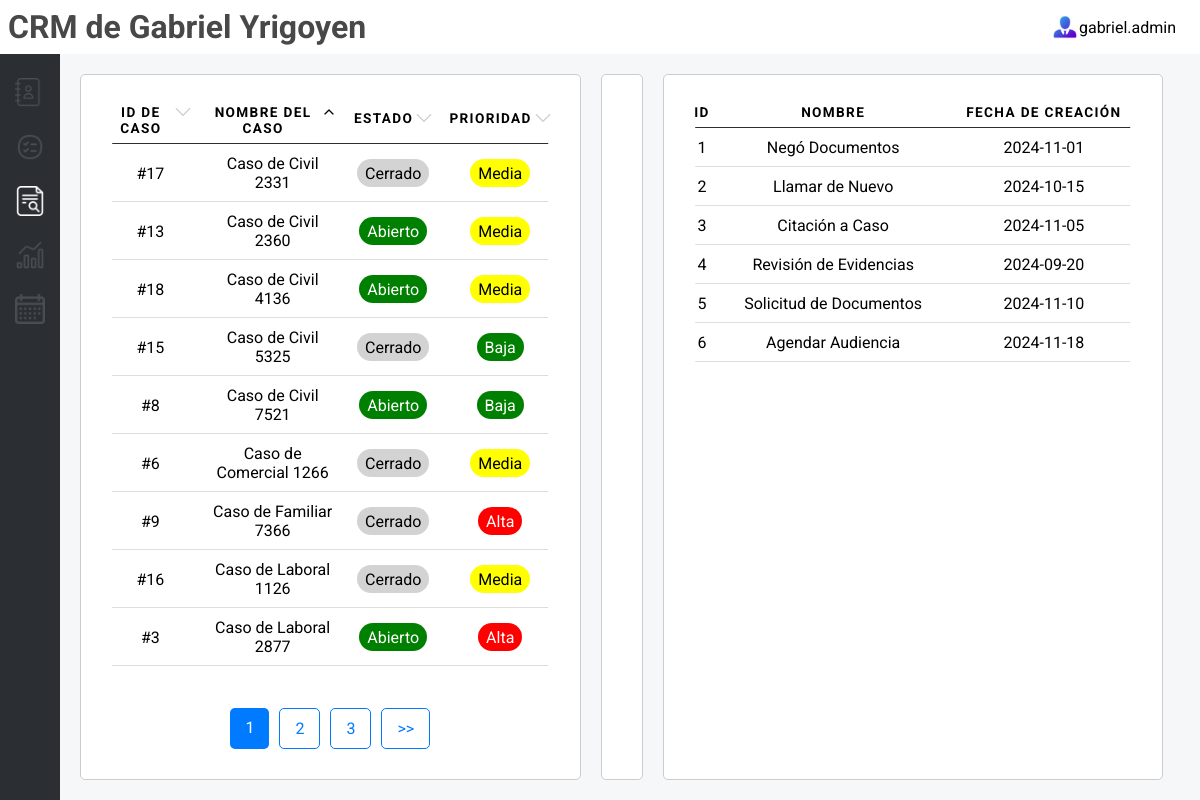
The app's page /cases with its own data.
### tables this page shows
CREATE TABLE casos (
    id INTEGER PRIMARY KEY AUTOINCREMENT,
    id_cliente INTEGER NOT NULL,
    nombre_caso TEXT NOT NULL,
    tipo_caso TEXT NOT NULL,
    estado BOOLEAN NOT NULL DEFAULT 1, -- 1: Abierto, 0: Cerrado
    prioridad INTEGER NOT NULL DEFAULT 2, -- 1: Alta, 2: Media, 3: Baja
    id_abogado INTEGER,
    id_asistente INTEGER,
    fecha_creacion TEXT NOT NULL,
    fecha_deadline TEXT NOT NULL,
    id_documentos INTEGER,
    FOREIGN KEY (id_cliente) REFERENCES clientes (id),
    FOREIGN KEY (id_abogado) REFERENCES abogados (id),
    FOREIGN KEY (id_asistente) REFERENCES asistentes (id)
    );

### app.py (the view)
@app.route('/cases', defaults={'page': 1, 'order_by': 'nombre_caso', 'order_direction': 'asc'})
@app.route('/cases/page/<int:page>/<order_by>/<order_direction>')
def cases(page, order_by, order_direction):
    message = "Casos"
    per_page = 9  # Número de registros por página
    offset = (page - 1) * per_page  # Calcular el desplazamiento para la paginación
    casos = get_records('casos', order_by=order_by, order_direction=order_direction, limit=per_page, offset=offset)
    total_records = get_total_records('casos')
    total_pages = (total_records + per_page - 1) // per_page  # Redondeo hacia arriba
    return render_template(
        "cases.html",
        casos=casos,
        current_page=page,
        total_pages=total_pages,
        message=message,
        order_by=order_by,
        order_direction=order_direction
    )

### db_connection.py (called while the page is built)
def conectar():
    try:
        print("Conexión exitosa a la base de datos")
        return sqlite3.connect('crm_law_firm.db')
    except sqlite3.Error as e:
        print(f"Error al conectar a la base de datos: {e}")
        return None

def get_total_records(table_name):
    conn = conectar()
    cursor = conn.cursor()
    query = f"SELECT COUNT(*) FROM {table_name}"
    cursor.execute(query)
    total_records = cursor.fetchone()[0]
    conn.close()
    return total_records

def get_records(table_name, order_by, order_direction='asc', limit=10, offset=0):
    conn = conectar()
    cursor = conn.cursor()
    if order_direction not in ['asc', 'desc']:
        order_direction = 'asc'
    query = f"SELECT * FROM {table_name} ORDER BY {order_by} {order_direction} LIMIT ? OFFSET ?"
    cursor.execute(query, (limit, offset))
    records = cursor.fetchall()
    conn.close()
    return records

### templates/cases.html (shortened to what this page needs)
{% include 'header.html' %}
<div id="cases">
    <div class="case-list">
        <table>
            <thead>
                <tr>
                    <th><span>ID de Caso<a
                                href="/cases/page/{{ current_page }}/id/{{ 'desc' if order_direction == 'asc' else 'asc' }}">
                                <img class="filter" src="{{ url_for('static', filename='up.png') if order_direction == 'asc' and order_by == 'id' else (url_for('static', filename='down.png') if order_direction == 'desc' and order_by == 'id' else url_for('static', filename='arrow-grey.png')) }}
                        " alt="Orden">
                            </a>
                        </span>
                    </th>
                    <th><span>Nombre del Caso<a
                                href="/cases/page/{{ current_page }}/nombre_caso/{{ 'desc' if order_direction == 'asc' else 'asc' }}">
                                <img class="filter" src="{{ url_for('static', filename='up.png') if order_direction == 'asc' and order_by == 'nombre_caso' else (url_for('static', filename='down.png') if order_direction == 'desc' and order_by == 'nombre_caso' else url_for('static', filename='arrow-grey.png')) }}
                    " alt="Orden">
                            </a>
                        </span>
                    </th>
                    <th><span>Estado<a
                            href="/cases/page/{{ current_page }}/estado/{{ 'desc' if order_direction == 'asc' else 'asc' }}">
                            <img class="filter" src="{{ url_for('static', filename='up.png') if order_direction == 'asc' and order_by == 'estado' else (url_for('static', filename='down.png') if order_direction == 'desc' and order_by == 'estado' else url_for('static', filename='arrow-grey.png')) }}
                    " alt="Orden">
                        </a>
                    </span>
                    </th>
                    <th><span>Prioridad<a
                            href="/cases/page/{{ current_page }}/prioridad/{{ 'desc' if order_direction == 'asc' else 'asc' }}">
                            <img class="filter" src="{{ url_for('static', filename='up.png') if order_direction == 'asc' and order_by == 'prioridad' else (url_for('static', filename='down.png') if order_direction == 'desc' and order_by == 'prioridad' else url_for('static', filename='arrow-grey.png')) }}
                " alt="Orden">
                        </a>
                    </span>
                    </th>
                </tr>
            </thead>
            <tbody>
                {% for caso in casos %}
                <tr class="clickable-case" data-id="{{ caso[0] }}" data-nombre="{{ caso[2] }}"
                    data-estado="{% if caso[4] == 1 %}Abierto{% else %}Cerrado{% endif %}"
                    data-prioridad="{{ caso[5] }}" data-abogado="{{ caso[6] }}" data-cliente="{{ caso[7] }}"
                    data-tipo="{{ caso[3] }}" data-creacion="{{ caso[8] }}">
                    <td data-label="ID de Caso">#{{ caso[0] }}</td>
                    <td data-label="Nombre del Caso">{{ caso[2] }}</td>
                    <td data-label="Estado">
                        <span class="estado {% if caso[4] == 1 %}verde{% else %}gris{% endif %}">
                            {% if caso[4] == 1 %}Abierto{% else %}Cerrado{% endif %}
                        </span>
                    </td>
                    <td data-label="Prioridad">
                        <span
                            class="estado {% if caso[5] == 1 %}rojo{% elif caso[5] == 2 %}amarillo{% else %}verde{% endif %}">
                            {% if caso[5] == 1 %}
                            Alta
                            {% elif caso[5] == 2 %}
                            Media
                            {% elif caso[5] == 3 %}
                            Baja
                            {% endif %}
                        </span>
                    </td>
                </tr>
                {% endfor %}
            </tbody>
        </table>
        <section class="pagination">
                 {% for page in range(1, total_pages + 1) %} <a
                    href="/cases/page/{{ page }}/{{ order_by }}/{{ order_direction }}"
                    class="{% if page == current_page %}active{% endif %}">
                    {{ page }}
            </a>
            {% endfor %}
            {% if current_page < total_pages %} <a
                href="/cases/page/{{ current_page + 1 }}/{{ order_by }}/{{ order_direction }}">>>
                </a>
                {% endif %}
        </section>
    </div>
    <div class="case-details">
    </div>
    <div class="notes-section">
        <table>
            <thead>
                <tr>
                    <th>ID</th>
                    <th>Nombre</th>
                    <th>Fecha de Creación</th>
                </tr>
            </thead>
            <tbody>
                <tr>
                    <td>1</td>
                    <td>Negó Documentos</td>
                    <td>2024-11-01</td>
                </tr>
                <tr>
                    <td>2</td>
                    <td>Llamar de Nuevo</td>
                    <td>2024-10-15</td>
                </tr>
                <tr>
                    <td>3</td>
                    <td>Citación a Caso</td>
                    <td>2024-11-05</td>
                </tr>
                <tr>
                    <td>4</td>
                    <td>Revisión de Evidencias</td>
                    <td>2024-09-20</td>
                </tr>
                <tr>
                    <td>5</td>
                    <td>Solicitud de Documentos</td>
                    <td>2024-11-10</td>
                </tr>
                <tr>
                    <td>6</td>
                    <td>Agendar Audiencia</td>
                    <td>2024-11-18</td>
                </tr>
            </tbody>
        </table>
    </div>
</div>
{% include 'footer.html' %}

### static/style.css (style rules this page uses)
body { background-color: #F5F7F9; font-family: "Roboto", sans-serif; height: 100vh; margin: 0; display: flex; flex-direction: column; }
a { text-decoration: none; }
th span { display: flex; justify-content: center; }
th span img { padding-left: 0.2rem; }
.estado { margin-top: 0.6rem; padding: 0.3rem 0.5rem; border-radius: 1rem; color: white; }
.gris { background-color: #D3D3D3; color: black; }
.rojo { background-color: red; }
.verde { background-color: green; }
.amarillo { background-color: yellow; color: black; }
.filter { height: 1rem; width: auto; }
table { border-collapse: collapse; margin: 0; padding: 0; width: 100%; }
table tr { position: relative; }
table tr::before { content: ''; position: absolute; bottom: 0; left: 50%; width: 95%; height: 1.5px; background-color: #ddd; transform: translateX(-50%); }
table th, table td { padding: .625em; text-align: center; }
table th { font-size: .85em; letter-spacing: .1em; text-transform: uppercase; }
.pagination { margin-top: auto; justify-self: flex-end; display: flex; padding: 10px; }
.pagination a { padding: 10px 15px; margin: 0 5px; text-decoration: none; color: #007bff; border: 1px solid #007bff; border-radius: 5px; transition: background-color 0.3s; }
.pagination a.active { background-color: #007bff; color: white; border: none; }
*, *:before, *:after { -moz-box-sizing: border-box; -webkit-box-sizing: border-box; box-sizing: border-box; }
table thead tr::before { background-color: #2b2f33; }

### static/calendar.css (style rules this page uses)
*, *:before, *:after { -moz-box-sizing: border-box; -webkit-box-sizing: border-box; box-sizing: border-box; }

### static/cases.css (style rules this page uses)
#cases { display: flex; width: 95%; margin: 20px; gap: 20px; }
.case-list, .case-details, .notes-section { background-color: white; border: 1px solid #ccc; padding: 20px; border-radius: 5px; }
.case-list { display: flex; flex-direction: column; align-items: center; flex: 2; overflow-x: auto; }
.case-details { display: flex; flex-direction: column; gap: 15px; }
.notes-section { flex: 2; overflow-x: auto; }

### records on screen
casos: id "17", nombre_caso "Caso de Civil 2331", estado "Cerrado", prioridad "Media"
casos: id "13", nombre_caso "Caso de Civil 2360", estado "Abierto", prioridad "Media"
casos: id "18", nombre_caso "Caso de Civil 4136", estado "Abierto", prioridad "Media"
casos: id "15", nombre_caso "Caso de Civil 5325", estado "Cerrado", prioridad "Baja"
casos: id "8", nombre_caso "Caso de Civil 7521", estado "Abierto", prioridad "Baja"
casos: id "6", nombre_caso "Caso de Comercial 1266", estado "Cerrado", prioridad "Media"
casos: id "9", nombre_caso "Caso de Familiar 7366", estado "Cerrado", prioridad "Alta"
casos: id "16", nombre_caso "Caso de Laboral 1126", estado "Cerrado", prioridad "Media"
casos: id "3", nombre_caso "Caso de Laboral 2877", estado "Abierto", prioridad "Alta"

### other values on screen
{{ page }} "1" "2" "3"
